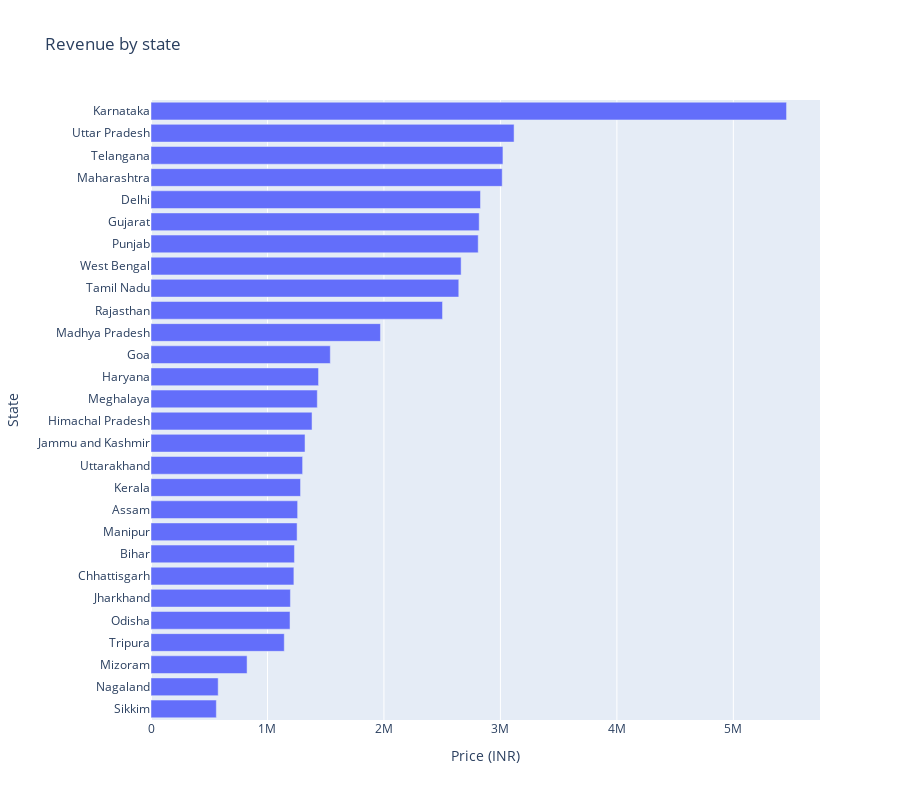

The notebook cell saved with this chart:
### Code cell
Total_sales_state=df.groupby(df["State"],as_index=False)["Price (INR)"].sum().sort_values("Price (INR)",ascending=False)
fig=px.bar(Total_sales_state,x=Total_sales_state["Price (INR)"],y=Total_sales_state["State"],orientation="h",title="Revenue by state")
fig.update_layout(height=800,yaxis=dict(autorange="reversed"))
fig.show()

### Figure 1 — Plotly figure (JSON) as saved in the notebook; plotly's stock layout.template omitted (floating-point values rounded to 4 significant figures)
{"data": [{"hovertemplate": "Price (INR)=%{x}<br>State=%{y}<extra></extra>", "legendgroup": "", "marker": {"color": "#636efa", "pattern": {"shape": ""}}, "name": "", "orientation": "h", "showlegend": false, "textposition": "auto", "type": "bar", "x": [5457000.0, 3117000.0, 3022000.0, 3016000.0, 2829000.0, 2818000.0, 2809000.0, 2663000.0, 2643000.0, 2503000.0, 1970000.0, 1539000.0, 1438000.0, 1428000.0, 1383000.0, 1323000.0, 1302000.0, 1284000.0, 1259000.0, 1254000.0, 1232000.0, 1227000.0, 1197000.0, 1194000.0, 1144000.0, 824900.0, 576800.0, 561000.0], "xaxis": "x", "y": ["Karnataka", "Uttar Pradesh", "Telangana", "Maharashtra", "Delhi", "Gujarat", "Punjab", "West Bengal", "Tamil Nadu", "Rajasthan", "Madhya Pradesh", "Goa", "Haryana", "Meghalaya", "Himachal Pradesh", "Jammu and Kashmir", "Uttarakhand", "Kerala", "Assam", "Manipur", "Bihar", "Chhattisgarh", "Jharkhand", "Odisha", "Tripura", "Mizoram", "Nagaland", "Sikkim"], "yaxis": "y"}], "layout": {"barmode": "relative", "height": 800, "legend": {"tracegroupgap": 0}, "title": {"text": "Revenue by state"}, "xaxis": {"anchor": "y", "domain": [0, 1], "title": {"text": "Price (INR)"}}, "yaxis": {"anchor": "x", "autorange": "reversed", "domain": [0, 1], "title": {"text": "State"}}}}
